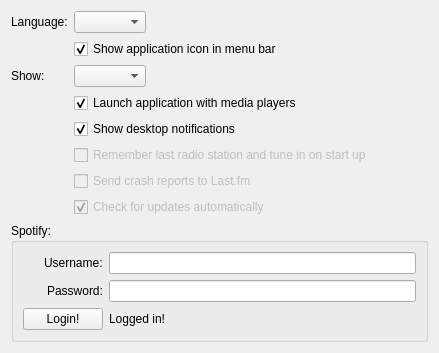
<?xml version="1.0" encoding="UTF-8"?>
<ui version="4.0">
 <class>GeneralSettingsWidget</class>
 <widget class="QWidget" name="GeneralSettingsWidget">
  <property name="geometry">
   <rect>
    <x>0</x>
    <y>0</y>
    <width>439</width>
    <height>345</height>
   </rect>
  </property>
  <property name="windowTitle">
   <string notr="true">Form</string>
  </property>
  <layout class="QFormLayout" name="formLayout">
   <property name="fieldGrowthPolicy">
    <enum>QFormLayout::FieldsStayAtSizeHint</enum>
   </property>
   <item row="0" column="0">
    <widget class="QLabel" name="languageLabel">
     <property name="text">
      <string>Language:</string>
     </property>
    </widget>
   </item>
   <item row="0" column="1">
    <widget class="QComboBox" name="languages">
     <property name="enabled">
      <bool>true</bool>
     </property>
    </widget>
   </item>
   <item row="1" column="1">
    <widget class="QCheckBox" name="showAs">
     <property name="text">
      <string>Show application icon in menu bar</string>
     </property>
     <property name="checked">
      <bool>true</bool>
     </property>
    </widget>
   </item>
   <item row="4" column="0">
    <widget class="QLabel" name="showWhereLabel">
     <property name="text">
      <string>Show:</string>
     </property>
    </widget>
   </item>
   <item row="4" column="1">
    <widget class="QComboBox" name="showWhere"/>
   </item>
   <item row="5" column="1">
    <widget class="QCheckBox" name="launch">
     <property name="enabled">
      <bool>true</bool>
     </property>
     <property name="text">
      <string>Launch application with media players</string>
     </property>
     <property name="checked">
      <bool>true</bool>
     </property>
    </widget>
   </item>
   <item row="6" column="1">
    <widget class="QCheckBox" name="notifications">
     <property name="enabled">
      <bool>true</bool>
     </property>
     <property name="text">
      <string>Show desktop notifications</string>
     </property>
     <property name="checked">
      <bool>true</bool>
     </property>
    </widget>
   </item>
   <item row="7" column="1">
    <widget class="QCheckBox" name="lastRadio">
     <property name="enabled">
      <bool>false</bool>
     </property>
     <property name="text">
      <string>Remember last radio station and tune in on start up</string>
     </property>
    </widget>
   </item>
   <item row="8" column="1">
    <widget class="QCheckBox" name="sendCrashReports">
     <property name="enabled">
      <bool>false</bool>
     </property>
     <property name="text">
      <string>Send crash reports to Last.fm</string>
     </property>
    </widget>
   </item>
   <item row="9" column="1">
    <widget class="QCheckBox" name="updates">
     <property name="enabled">
      <bool>false</bool>
     </property>
     <property name="text">
      <string>Check for updates automatically</string>
     </property>
     <property name="checked">
      <bool>true</bool>
     </property>
    </widget>
   </item>
   <item row="11" column="0" colspan="2">
    <widget class="QGroupBox" name="groupBox">
     <property name="title">
      <string>Spotify:</string>
     </property>
     <layout class="QFormLayout" name="formLayout_2">
      <property name="labelAlignment">
       <set>Qt::AlignRight|Qt::AlignTrailing|Qt::AlignVCenter</set>
      </property>
      <property name="formAlignment">
       <set>Qt::AlignLeading|Qt::AlignLeft|Qt::AlignTop</set>
      </property>
      <item row="0" column="1">
       <widget class="QLineEdit" name="spotifyUsername"/>
      </item>
      <item row="0" column="0">
       <widget class="QLabel" name="label">
        <property name="text">
         <string>Username:</string>
        </property>
       </widget>
      </item>
      <item row="1" column="1">
       <widget class="QLineEdit" name="spotifyPassword">
        <property name="echoMode">
         <enum>QLineEdit::Password</enum>
        </property>
       </widget>
      </item>
      <item row="1" column="0">
       <widget class="QLabel" name="label_2">
        <property name="text">
         <string>Password:</string>
        </property>
       </widget>
      </item>
      <item row="2" column="0">
       <widget class="QPushButton" name="spotifyLoginButton">
        <property name="text">
         <string>Login!</string>
        </property>
       </widget>
      </item>
      <item row="2" column="1">
       <widget class="QLabel" name="spotifyStatus">
        <property name="text">
         <string>Logged in!</string>
        </property>
       </widget>
      </item>
     </layout>
    </widget>
   </item>
  </layout>
 </widget>
 <resources/>
 <connections/>
</ui>
